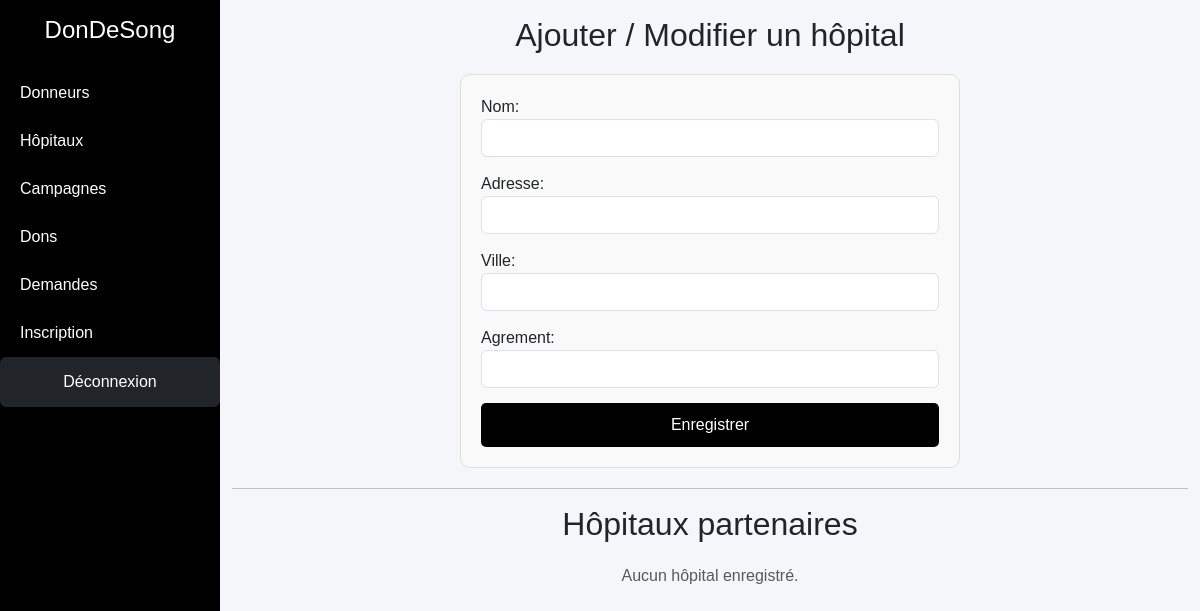
Before: /hopitaux/ (signed in) with the older database file.
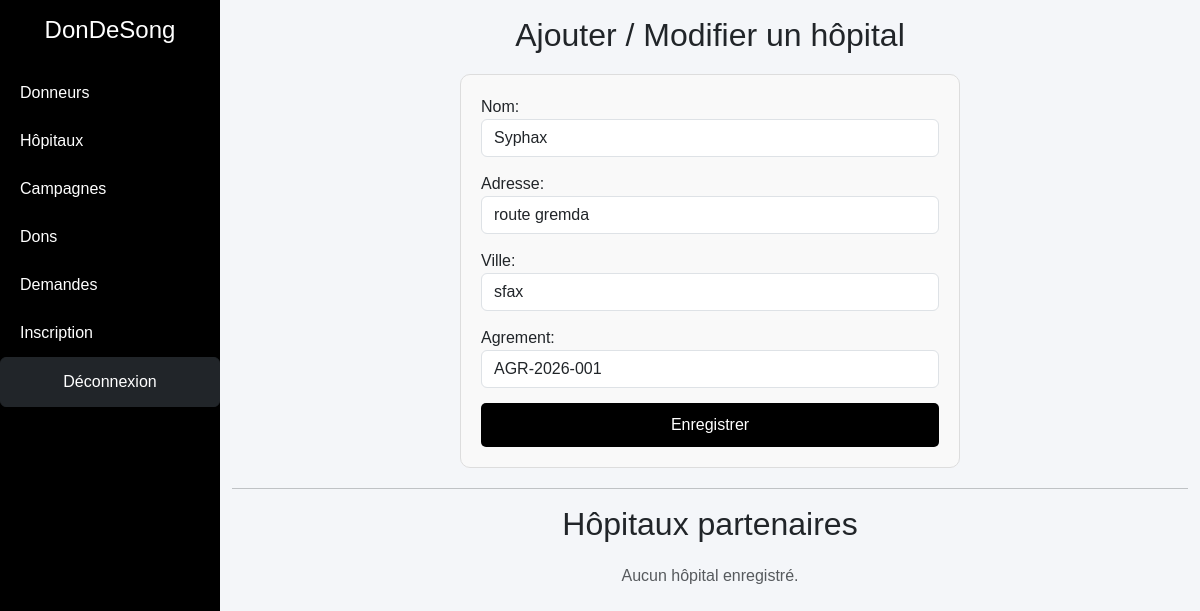
After: the same page with the newer database file.
### dondesong/models.py (models this page shows, shortened)
class Hopital(models.Model):
    user = models.OneToOneField(User, on_delete=models.CASCADE)
    nom = models.CharField(max_length=150)
    adresse = models.CharField(max_length=255)
    ville = models.CharField(max_length=100)
    agrement = models.CharField(max_length=100)
    valide = models.BooleanField(default=False)

### dondesong/views.py (the view)
# urls.py: path('hopitaux/', views.hopitaux_view, name='hopitaux'),
@login_required
def hopitaux_view(request):
    hopital_existant = Hopital.objects.filter(user=request.user).first()
    if request.method == 'POST':
        form = HopitalForm(request.POST, instance=hopital_existant)
        if form.is_valid():
            hopital = form.save(commit=False)
            hopital.user = request.user
            hopital.save()
            messages.success(request, "Hôpital enregistré avec succès !")
            return redirect('hopitaux')
    else:
        form = HopitalForm(instance=hopital_existant)
    hopitaux = Hopital.objects.filter(valide=True)
    return render(request, 'dondesong/hopitaux.html', {
        'form': form,
        'hopitaux': hopitaux
    })

### dondesong/forms.py
class HopitalForm(forms.ModelForm):
    class Meta:
        model = Hopital
        fields = ['nom', 'adresse', 'ville', 'agrement']
        widgets = {
            'nom': forms.TextInput(attrs={'class': 'form-control'}),
            'adresse': forms.TextInput(attrs={'class': 'form-control'}),
            'ville': forms.TextInput(attrs={'class': 'form-control'}),
            'agrement': forms.TextInput(attrs={'class': 'form-control'}),
        }

### dondesong/templates/dondesong/hopitaux.html (shortened to what this page needs)
{% extends 'dondesong/base.html' %}
{% block content %}
<h2 class="text-center">Ajouter / Modifier un hôpital</h2>
<form method="post">
    {{ form.as_p }}
    <button type="submit">Enregistrer</button>
</form>
<hr>
<h2 class="text-center">Hôpitaux partenaires</h2>
<ul class="list-group">
    {% for hopital in hopitaux %}
        <li class="list-group-item">
            <strong>{{ hopital.nom }}</strong>
            – Ville : {{ hopital.ville }}
            – Agrément : {{ hopital.agrement }}
        </li>
    {% empty %}
        <p class="text-center text-muted">Aucun hôpital enregistré.</p>
    {% endfor %}
</ul>
{% endblock %}

Changed rows visible on the page:
added Hopital: nom "Syphax", adresse "route gremda", ville "sfax", agrement "AGR-2026-001"
